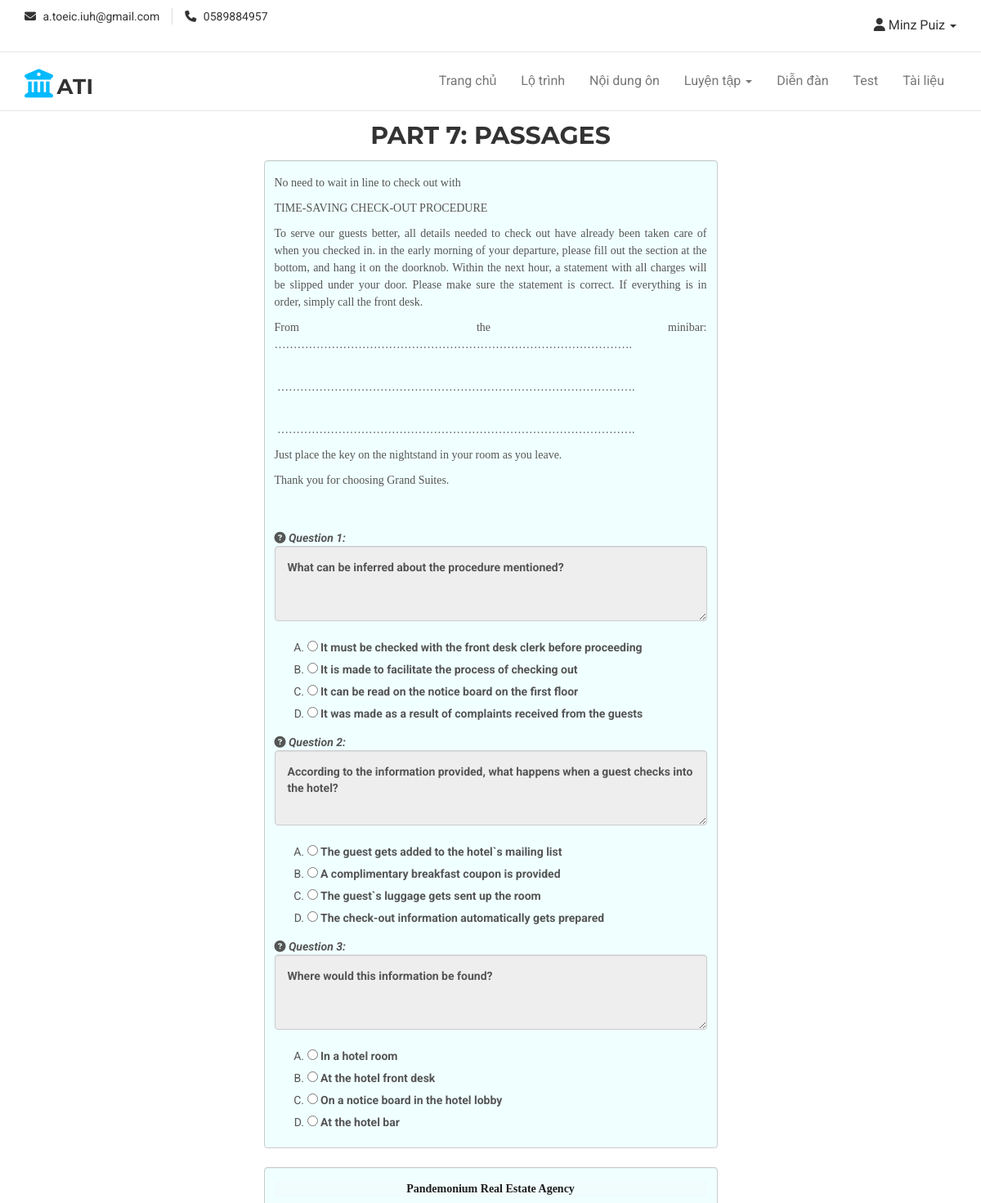
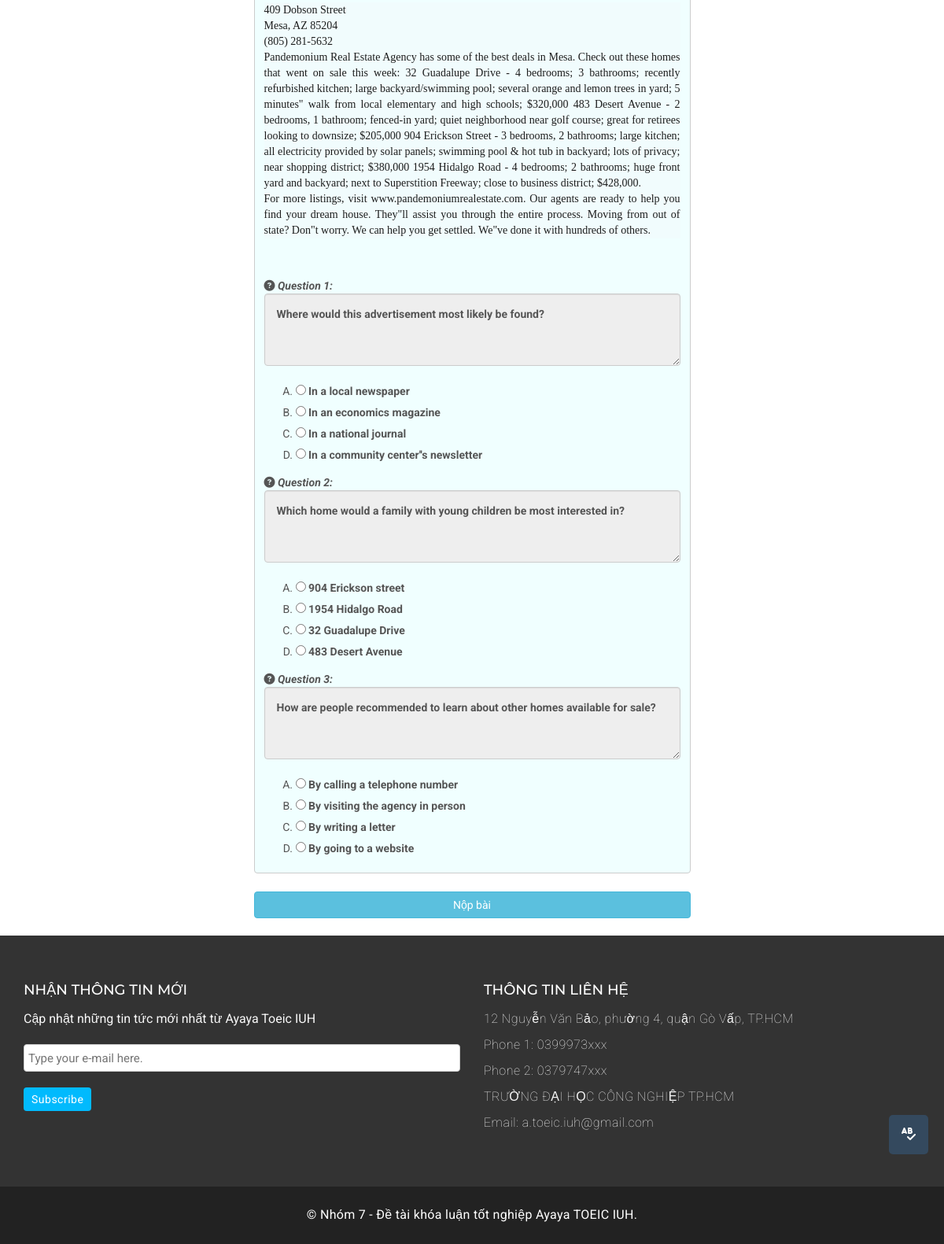
Page /view/Test1_R7.php (signed in) on the committed database (2 pictures, top to bottom).
### tables this page shows
CREATE TABLE `doanvan` (
  `MaDV` varchar(10) NOT NULL,
  `MaPartDV` varchar(10) DEFAULT NULL,
  `NoidungDV` varchar(3000) DEFAULT NULL,
  `hinhanh` varchar(255) DEFAULT NULL
);

CREATE TABLE `noidungon` (
  `MaCH` bigint(20) NOT NULL,
  `MaPart` varchar(10) NOT NULL,
  `Cauhoi` longtext NOT NULL,
  `DapanA` varchar(200) NOT NULL,
  `DapanB` varchar(200) NOT NULL,
  `DapanC` varchar(200) NOT NULL,
  `DapanD` varchar(200) NOT NULL,
  `DapanDung` varchar(200) NOT NULL,
  `MaDV` varchar(10) DEFAULT NULL,
  `Hinh` varchar(256) DEFAULT NULL,
  `script` text DEFAULT NULL,
  `route_level` int(10) DEFAULT NULL
);

### model/mch.php (called while the page is built, shortened)
<?php
    class mCH
    {
        function loadingR7($madv)
        {
            $conn=mysqli_connect('localhost','ayayatoe','tP94l7nyXH(9#B','ayayatoe_toeic');
		    mysqli_set_charset($conn ,'utf8');
            if($conn)
            {
                $sql = "select * from noidungon where MaPart = 'R7' and MaDV = '$madv'";
                $qr = mysqli_query($conn,$sql);
                return $qr;
            }
            else
            {
                return false;
            }
        }
        function xuatNDDV_R7()
        {
            $conn=mysqli_connect('localhost','ayayatoe','tP94l7nyXH(9#B','ayayatoe_toeic');
		    mysqli_set_charset($conn ,'utf8');
            if($conn)
            {
                $sql = "select * from doanvan where MaPartDV = 'R7' ORDER BY RAND() LIMIT 2 ";
                $qr = mysqli_query($conn,$sql);
                return $qr;
            }
            else
            {
                return false;
            }
        }
    }
?>

### controller/cch.php (called while the page is built, shortened)
<?php
    include('../model/mch.php');
    class cCH
    {
        function loadR7($madv)
        {
            $p= new mCH();
            $r = $p->loadingR7($madv);
            return $r;
        }
        function xuatDV_R7()
        {
            $p= new mCH();
            $r = $p->xuatNDDV_R7();
            return $r;
        }
    }
?>

### view/Test1_R7.php (the view, shortened to what this page needs)
<?php
    include('header.php');
    if($_SESSION['vt']=='QTHT')
    {
        echo '<script>alert("Bạn không được cấp quyền này !")</script>';
        echo '<script>window.location.href="../Admin/index.php"</script>';
    }
    elseif($_SESSION['vt']=='QLTL')
    {
        echo '<script>alert("Bạn không được cấp quyền này !")</script>';
        echo '<script>window.location.href="index.php"</script>';
    }
    else
    {
        include('../controller/cch.php');
        $p=new cCH();
        $hien=$p->xuatDV_R7();
?>
<!DOCTYPE html>
<html lang="en">
<head>
    <link rel="stylesheet" href="../assets/css/practice/dictionary.css">
    <link rel="stylesheet" href="https://cdnjs.cloudflare.com/ajax/libs/font-awesome/6.3.0/css/all.min.css">
    <link rel="stylesheet" href="https://cdnjs.cloudflare.com/ajax/libs/font-awesome/6.2.0/css/all.min.css">
</head>
<body>
    <div class="container">
        <div id="myPopup">
        </div>
        <div class="row">
            <div class="col-md-3"></div>
            <div class="col-md-6">
                <form action="" method="post">
                    <h2 style="text-align: center; margin: 10px;">PART 7: PASSAGES</h2>
                    <?php
                        if(mysqli_num_rows($hien)>0)
                        {
                            while($row=mysqli_fetch_assoc($hien))
                            {
                            $count = 1;
                            $xuat = $p->loadR7($row['MaDV']);
                    ?>      <div style="height: 100%; background-color: azure;" class="form-control">
                                <div style="text-align: center;" id="audximg">
                                    <div style="text-align: justify;">
                                        <p><?php echo $row['NoidungDV']; ?></p>
                                    </div>
                                </div><br>
                                <?php
                                    while($cot=mysqli_fetch_assoc($xuat)){
                                    ?>
                                    <div class="noidung" data-id="<?php echo $cot['MaCH']; ?>">
                                       <i class="fa-solid fa-circle-question"></i> <b><i><?php echo 'Question'.' '.$count++.':'; ?></i></b>
                                       <b><textarea style="padding: 15px;" class="form-control" name="cauhoi" id="cauhoi" cols="50" rows="3" readonly><?php echo $cot['Cauhoi']; ?></textarea></b><br>
                                        <ol type="A">
                                            <li>
                                                <input type="radio" name="dapan_<?php echo $cot['MaCH']; ?>" id="dapan_<?php echo $cot['MaCH']; ?>" value="<?php echo $cot['DapanA']; ?>">
                                                <label for="dapan_<?php echo $cot['MaCH']; ?>"><?php echo $cot['DapanA']; ?></label>
                                            </li>
                                            <li>
                                                <input type="radio" name="dapan_<?php echo $cot['MaCH']; ?>" id="dapan_<?php echo $cot['MaCH']; ?>" value="<?php echo $cot['DapanB']; ?>">
                                                <label for="dapan_<?php echo $cot['MaCH']; ?>"><?php echo $cot['DapanB']; ?></label>
                                            </li>
                                            <li>
                                                <input type="radio" name="dapan_<?php echo $cot['MaCH']; ?>" id="dapan_<?php echo $cot['MaCH']; ?>" value="<?php echo $cot['DapanC']; ?>">
                                                <label for="dapan_<?php echo $cot['MaCH']; ?>"><?php echo $cot['DapanC']; ?></label>
                                            </li>
                                            <li>
                                                <input type="radio" name="dapan_<?php echo $cot['MaCH']; ?>" id="dapan_<?php echo $cot['MaCH']; ?>" value="<?php echo $cot['DapanD']; ?>">
                                                <label for="dapan_<?php echo $cot['MaCH']; ?>"><?php echo $cot['DapanD']; ?></label>
                                            </li>
                                        </ol>
                                    </div>
                                    <?php
                                } ?>
                            </div><br>
                    <?php
                            }
                        }
                        else
                        {
                            echo 'Không có dữ liệu';
                        }
                    ?>
                    <button type="submit" name="gui" id="gui" class="btn btn-info btn-block">Nộp bài</button><br>
                    <button class="my-button-dictionary" type="button" class="btn btn-info" data-toggle="modal" data-target=".bd-example-modal-lg"><i class="fa-solid fa-spell-check fa-beat-fade"></i></button>
                </form>
            </div>
            <div class="col-md-3"></div>
        </div>
    </div>
<?php
    }
    include('footer.php');
?>
</body>
</html>

### assets/css/style.css (style rules this page uses)
body { background-color: #ffffff; font-family: "Roboto", sans-serif; color: #333333; font-size: 16px; overflow-x: hidden; }
h1, h2, h3, h4, h5, h6 { font-family: "Montserrat", sans-serif; }
h2 { font-size: 30px; font-weight: 700; line-height: 40px; margin: 0; }

### assets/css/practice/dictionary.css (style rules this page uses)
#myPopup, .my-button-dictionary { position: fixed; bottom: 110px; right: 18px; height: 50px; width: 50px; }

### view/Test1_R7.php (style rules this page uses)
.my-button-dictionary { background-color: #34495e; color: white; border: none; padding: 10px; text-align: center; text-decoration: none; display: inline-block; margin: 4px 2px; cursor: pointer; border-radius: 5px; }

### rows in the picture
doanvan: NoidungDV "No need to wait in line to check out with TIME-SAVING CHECK-OUT PROCEDURE To serve our guests better, all details needed to check out have already been taken care of when you checked in. in the early morning of your departure, please fill out the section at the bottom, and hang it on the doorknob. Within the next hour, a statement with all charges will be slipped under your door. Please make sure the statement is correct. If everything is in order, simply call the front desk. From the minibar: …………………………………………………………………………………. Just place the key on the nightstand in your room as you leave. Thank you for choosing Grand Suites."
noidungon: cauhoi "What can be inferred about the procedure mentioned?", DapanA "It must be checked with the front desk clerk before proceeding", DapanB "It is made to facilitate the process of checking out", DapanC "It can be read on the notice board on the first floor", DapanD "It was made as a result of complaints received from the guests"
noidungon: cauhoi "According to the information provided, what happens when a guest checks into the hotel?", DapanA "The guest gets added to the hotel`s mailing list", DapanB "A complimentary breakfast coupon is provided", DapanC "The guest`s luggage gets sent up the room", DapanD "The check-out information automatically gets prepared"
noidungon: cauhoi "Where would this information be found?", DapanA "In a hotel room", DapanB "At the hotel front desk", DapanC "On a notice board in the hotel lobby", DapanD "At the hotel bar"
doanvan: NoidungDV "Pandemonium Real Estate Agency 409 Dobson Street Mesa, AZ 85204 (805) 281-5632 Pandemonium Real Estate Agency has some of the best deals in Mesa. Check out these homes that went on sale this week: 32 Guadalupe Drive - 4 bedrooms; 3 bathrooms; recently refurbished kitchen; large backyard/swimming pool; several orange and lemon trees in yard; 5 minutes\" walk from local elementary and high schools; $320,000 483 Desert Avenue - 2 bedrooms, 1 bathroom; fenced-in yard; quiet neighborhood near golf course; great for retirees looking to downsize; $205,000 904 Erickson Street - 3 bedrooms, 2 bathrooms; large kitchen; all electricity provided by solar panels; swimming pool & hot tub in backyard; lots…"
noidungon: cauhoi "Where would this advertisement most likely be found?", DapanA "In a local newspaper", DapanB "In an economics magazine", DapanC "In a national journal", DapanD "In a community center''s newsletter"
noidungon: cauhoi "Which home would a family with young children be most interested in?", DapanA "904 Erickson street", DapanB "1954 Hidalgo Road", DapanC "32 Guadalupe Drive", DapanD "483 Desert Avenue"
noidungon: cauhoi "How are people recommended to learn about other homes available for sale?", DapanA "By calling a telephone number", DapanB "By visiting the agency in person", DapanC "By writing a letter", DapanD "By going to a website"

### other values in the picture
$r['TenUser'] "Minz Puiz"
